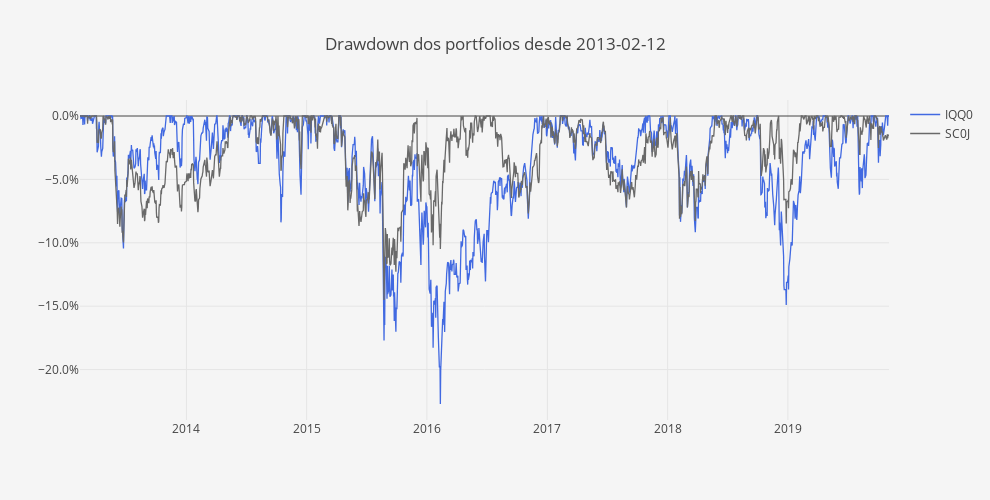

The notebook cell saved with this chart:
### Code cell
DD = compute_drawdowns(fundos)
DD = DD /100

layout = go.Layout(
    title='Drawdown dos portfolios desde ' + Begin,
    plot_bgcolor='#f5f5f5',
    paper_bgcolor='#f5f5f5',
    width=990,
    height=500,
    xaxis=dict(
        title='',
        showgrid=True,
        titlefont=dict(size=12),
    ),
    yaxis=dict(
        title='',
        showgrid=True,
        zeroline=True, # Adicionar ou não a zero line
        tickformat=".1%", # tickformat=".2%" se quiseres mais casas decimais
    ))

trace0 = go.Scatter(
    x = DD.index,
    y = DD.iloc[:, 0],
    name = 'IQQ0',
    line = dict(
        color = 'royalblue',
        width = 1.3)
)

trace1 = go.Scatter(
    x = DD.index,
    y = DD.iloc[:, 1],
    name = 'SC0J',
    line = dict(
        color = 'dimgrey',
        width = 1.3)
)

data = [trace0, trace1]
        
fig = go.Figure(data=data, layout=layout)
py.iplot(fig)

### Figure 1 — Plotly figure (JSON) as saved in the notebook; plotly's stock layout.template omitted (floating-point values rounded to 4 significant figures; data arrays with more than 128 entries replaced by an {"elided": "..."} marker saying what was removed)
{"data": [{"line": {"color": "royalblue", "width": 1.3}, "name": "IQQ0", "type": "scatter", "uid": "14d89625-de29-42ba-a849-0fc81b87341a", "x": {"elided": "1757 str values"}, "y": {"elided": "1757 float values"}}, {"line": {"color": "dimgrey", "width": 1.3}, "name": "SC0J", "type": "scatter", "uid": "f71c5746-bc90-4c01-92c4-212942b0e8fb", "x": {"elided": "1757 str values"}, "y": {"elided": "1757 float values"}}], "layout": {"height": 500, "paper_bgcolor": "#f5f5f5", "plot_bgcolor": "#f5f5f5", "title": {"text": "Drawdown dos portfolios desde 2013-02-12"}, "width": 990, "xaxis": {"autorange": true, "range": ["2013-02-12", "2019-11-04"], "showgrid": true, "title": {"font": {"size": 12}, "text": ""}, "type": "date"}, "yaxis": {"autorange": true, "range": [-0.2398, 0.01262], "showgrid": true, "tickformat": ".1%", "title": {"text": ""}, "type": "linear", "zeroline": true}}}
